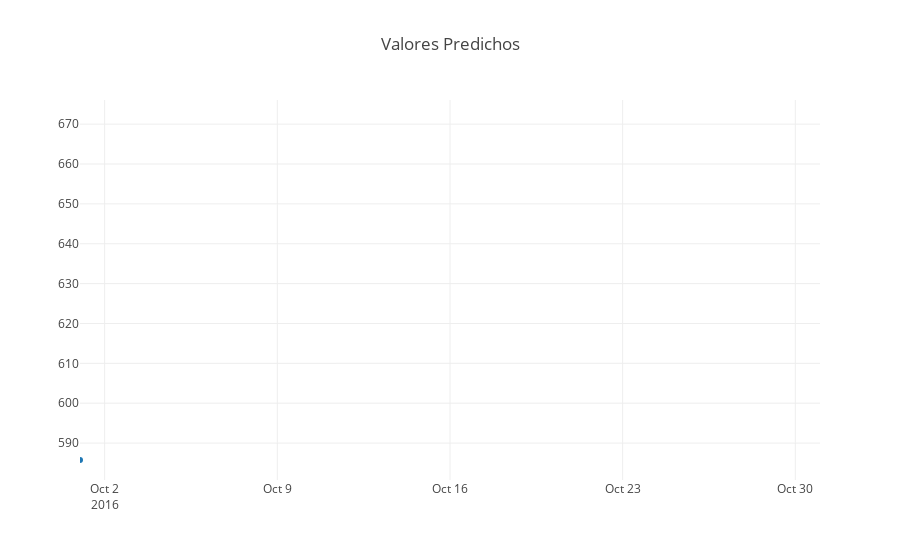
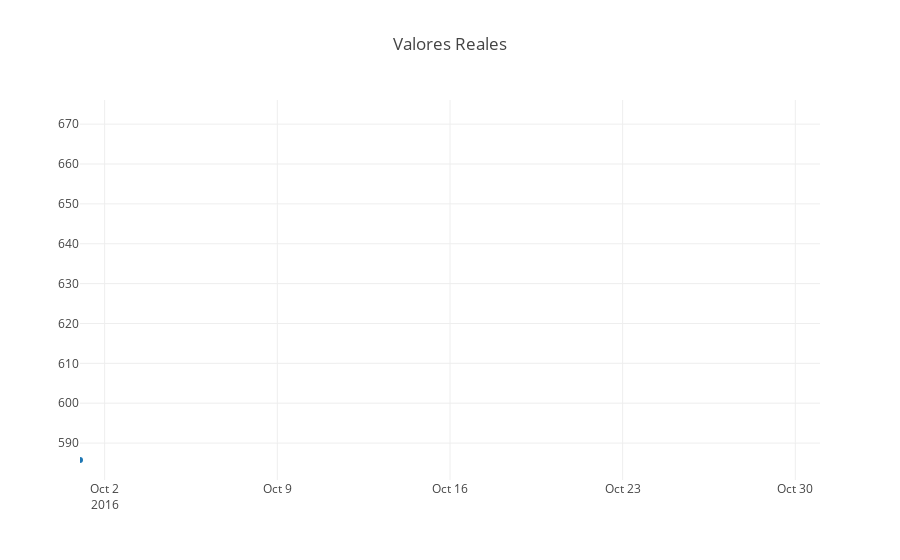

Notebook code for these charts, in order:
### Code cell
# Both Real and Prediction Data
date = datetime.strptime('2016-10-01', "%Y-%m-%d").date()
index_array = Daily_Price.index
almost_index = np.where(index_array.get_values() == date)
index = almost_index[0][0]
test_dates = Daily_Price[index:index+31]
test_dates = test_dates.reset_index()


date = datetime.strptime('2016-10-01', "%Y-%m-%d").date()
index_array = Daily_Price.index
almost_index = np.where(index_array.get_values() == date)
index = almost_index[0][0] - 1439
predicted_values = prediction2_inverse[index:index+31]

test_dates['predicted'] = predicted_values

frames = []
frames2 = []
for i, value in enumerate(predicted_values):
    if i > 1:   
        frames.append(
            {'data': [
                {
                    'x': frames[i-1]['data'][0]['x'] + [test_dates['date'][i]], 
                    'y': frames[i-1]['data'][0]['y'] + [predicted_values[i]],
                    'mode':'line',
                    'line': {
                        'simplify': False,
                        'color': ('rgb(244, 146, 65)'),
                        'width': 4
                    }
                }
            ]}
        )
        frames2.append(
            {'data': [
                {
                    'x': frames[i-1]['data'][0]['x'] + [test_dates['date'][i]], 
                    'y': frames[i-1]['data'][0]['y'] + [test_dates['Weighted_Price'][i]],
                    'mode':'line',
                    'line': {
                        'simplify': False,
                        'width': 4
                    }

                }
            ]}
        )
    else:
        frames.append(
            {'data': [
                {
                    'x': [test_dates['date'][i]], 
                    'y': [predicted_values[i]],
                    'mode':'line',
                    'line': {
                        'simplify': False,
                        'color': ('rgb(244, 146, 65)'),
                        'width': 4
                    }
                }
            ]}
        )
        frames2.append(
            {'data': [
                {
                    'x': [test_dates['date'][i]], 
                    'y': [test_dates['Weighted_Price'][i]],
                    'mode':'line',
                    'line': {
                        'simplify': False,
                        'width': 4
                    }
                }
            ]}
        )
        

figure1 = {'data': [{'x': [test_dates['date'][0]], 'y': [predicted_values[0]]}],
          'layout': {'xaxis': {'type': 'date', 'range': [test_dates['date'][0], test_dates['date'][-1:][30]] , 'autorange': False},
                     'yaxis': {'range': [predicted_values[0]-5, predicted_values[-1]], 'autorange': False},
                     'title': 'Valores Predichos',
                     'updatemenus': [{'type': 'buttons',
                                      
                                     }]
                    },
          'frames': frames
         }

figure2 = {'data': [{'x': [test_dates['date'][0]], 'y': [predicted_values[0]]}],
          'layout': {'xaxis': {'type': 'date', 'range': [test_dates['date'][0], test_dates['date'][-1:][30]] , 'autorange': False},
                     'yaxis': {'range': [predicted_values[0]-5, predicted_values[-1]], 'autorange': False},
                     'title': 'Valores Reales',
                     'updatemenus': [{'type': 'buttons',
                                      
                                     }]
                    },
          'frames': frames2
         }
import time
py.iplot(figure1)
time.sleep(2)
py.iplot(figure2)

### Figure 1 — Plotly figure (JSON) as saved in the notebook; plotly's stock layout.template omitted (floating-point values rounded to 4 significant figures)
{"data": [{"x": ["2016-10-01"], "y": [585.7]}], "layout": {"title": "Valores Predichos", "updatemenus": [{"type": "buttons"}], "xaxis": {"autorange": false, "range": ["2016-10-01", "2016-10-31"], "type": "date"}, "yaxis": {"autorange": false, "range": [580.7, 676.1]}}}

### Figure 2 — Plotly figure (JSON) as saved in the notebook; plotly's stock layout.template omitted (floating-point values rounded to 4 significant figures)
{"data": [{"x": ["2016-10-01"], "y": [585.7]}], "layout": {"title": "Valores Reales", "updatemenus": [{"type": "buttons"}], "xaxis": {"autorange": false, "range": ["2016-10-01", "2016-10-31"], "type": "date"}, "yaxis": {"autorange": false, "range": [580.7, 676.1]}}}
